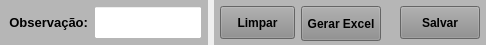
     <widget class="QWidget" name="widget_12" native="true">
      <property name="minimumSize">
       <size>
        <width>0</width>
        <height>45</height>
       </size>
      </property>
      <property name="maximumSize">
       <size>
        <width>16777215</width>
        <height>45</height>
       </size>
      </property>
      <layout class="QHBoxLayout" name="horizontalLayout_7">
       <property name="leftMargin">
        <number>0</number>
       </property>
       <property name="topMargin">
        <number>0</number>
       </property>
       <property name="rightMargin">
        <number>0</number>
       </property>
       <property name="bottomMargin">
        <number>0</number>
       </property>
       <item>
        <widget class="QWidget" name="widget_Cor4" native="true">
         <property name="maximumSize">
          <size>
           <width>16777215</width>
           <height>16777215</height>
          </size>
         </property>
         <property name="styleSheet">
          <string notr="true">background-color: rgb(182, 182, 182);</string>
         </property>
         <layout class="QHBoxLayout" name="horizontalLayout_23">
          <property name="spacing">
           <number>6</number>
          </property>
          <property name="leftMargin">
           <number>6</number>
          </property>
          <property name="topMargin">
           <number>6</number>
          </property>
          <property name="rightMargin">
           <number>6</number>
          </property>
          <property name="bottomMargin">
           <number>6</number>
          </property>
          <item>
           <widget class="QLabel" name="label_28">
            <property name="sizePolicy">
             <sizepolicy hsizetype="Fixed" vsizetype="Preferred">
              <horstretch>0</horstretch>
              <verstretch>0</verstretch>
             </sizepolicy>
            </property>
            <property name="minimumSize">
             <size>
              <width>82</width>
              <height>0</height>
             </size>
            </property>
            <property name="maximumSize">
             <size>
              <width>82</width>
              <height>16777215</height>
             </size>
            </property>
            <property name="font">
             <font>
              <pointsize>10</pointsize>
              <weight>75</weight>
              <bold>true</bold>
             </font>
            </property>
            <property name="text">
             <string>Observação:</string>
            </property>
            <property name="alignment">
             <set>Qt::AlignRight|Qt::AlignTrailing|Qt::AlignVCenter</set>
            </property>
           </widget>
          </item>
          <item>
           <widget class="QLineEdit" name="line_Obs">
            <property name="sizePolicy">
             <sizepolicy hsizetype="Preferred" vsizetype="Preferred">
              <horstretch>0</horstretch>
              <verstretch>0</verstretch>
             </sizepolicy>
            </property>
            <property name="minimumSize">
             <size>
              <width>0</width>
              <height>0</height>
             </size>
            </property>
            <property name="maximumSize">
             <size>
              <width>16777215</width>
              <height>16777215</height>
             </size>
            </property>
            <property name="font">
             <font>
              <pointsize>9</pointsize>
             </font>
            </property>
            <property name="cursor">
             <cursorShape>IBeamCursor</cursorShape>
            </property>
            <property name="styleSheet">
             <string notr="true">background-color: rgb(255, 255, 255);</string>
            </property>
            <property name="inputMask">
             <string/>
            </property>
            <property name="text">
             <string/>
            </property>
            <property name="maxLength">
             <number>110</number>
            </property>
            <property name="frame">
             <bool>true</bool>
            </property>
            <property name="echoMode">
             <enum>QLineEdit::Normal</enum>
            </property>
            <property name="alignment">
             <set>Qt::AlignLeading|Qt::AlignLeft|Qt::AlignVCenter</set>
            </property>
           </widget>
          </item>
         </layout>
        </widget>
       </item>
       <item>
        <widget class="QWidget" name="widget_Cor5" native="true">
         <property name="minimumSize">
          <size>
           <width>0</width>
           <height>0</height>
          </size>
         </property>
         <property name="maximumSize">
          <size>
           <width>16777215</width>
           <height>16777215</height>
          </size>
         </property>
         <property name="styleSheet">
          <string notr="true">background-color: rgb(182, 182, 182);</string>
         </property>
         <layout class="QHBoxLayout" name="horizontalLayout_8">
          <property name="leftMargin">
           <number>6</number>
          </property>
          <property name="topMargin">
           <number>6</number>
          </property>
          <property name="rightMargin">
           <number>6</number>
          </property>
          <property name="bottomMargin">
           <number>6</number>
          </property>
          <item>
           <widget class="QPushButton" name="btn_Limpar">
            <property name="sizePolicy">
             <sizepolicy hsizetype="Fixed" vsizetype="Preferred">
              <horstretch>0</horstretch>
              <verstretch>0</verstretch>
             </sizepolicy>
            </property>
            <property name="maximumSize">
             <size>
              <width>75</width>
              <height>16777215</height>
             </size>
            </property>
            <property name="font">
             <font>
              <pointsize>9</pointsize>
              <weight>75</weight>
              <bold>true</bold>
             </font>
            </property>
            <property name="cursor">
             <cursorShape>PointingHandCursor</cursorShape>
            </property>
            <property name="layoutDirection">
             <enum>Qt::LeftToRight</enum>
            </property>
            <property name="autoFillBackground">
             <bool>false</bool>
            </property>
            <property name="styleSheet">
             <string notr="true">background-color: rgb(141, 141, 141);</string>
            </property>
            <property name="text">
             <string>Limpar</string>
            </property>
            <property name="checkable">
             <bool>false</bool>
            </property>
            <property name="autoDefault">
             <bool>false</bool>
            </property>
            <property name="default">
             <bool>false</bool>
            </property>
            <property name="flat">
             <bool>false</bool>
            </property>
           </widget>
          </item>
          <item>
           <widget class="QPushButton" name="btn_Excel">
            <property name="minimumSize">
             <size>
              <width>80</width>
              <height>35</height>
             </size>
            </property>
            <property name="maximumSize">
             <size>
              <width>80</width>
              <height>35</height>
             </size>
            </property>
            <property name="font">
             <font>
              <pointsize>9</pointsize>
              <weight>75</weight>
              <bold>true</bold>
             </font>
            </property>
            <property name="cursor">
             <cursorShape>PointingHandCursor</cursorShape>
            </property>
            <property name="styleSheet">
             <string notr="true">background-color: rgb(141, 141, 141);</string>
            </property>
            <property name="text">
             <string>Gerar Excel</string>
            </property>
           </widget>
          </item>
          <item>
           <widget class="QLabel" name="label_Texto_Excel">
            <property name="text">
             <string/>
            </property>
           </widget>
          </item>
          <item>
           <widget class="QPushButton" name="btn_Salvar">
            <property name="sizePolicy">
             <sizepolicy hsizetype="Fixed" vsizetype="Preferred">
              <horstretch>0</horstretch>
              <verstretch>0</verstretch>
             </sizepolicy>
            </property>
            <property name="maximumSize">
             <size>
              <width>80</width>
              <height>16777215</height>
             </size>
            </property>
            <property name="font">
             <font>
              <pointsize>9</pointsize>
              <weight>75</weight>
              <bold>true</bold>
             </font>
            </property>
            <property name="cursor">
             <cursorShape>PointingHandCursor</cursorShape>
            </property>
            <property name="styleSheet">
             <string notr="true">background-color: rgb(141, 141, 141);</string>
            </property>
            <property name="text">
             <string>Salvar</string>
            </property>
           </widget>
          </item>
         </layout>
        </widget>
       </item>
      </layout>
     </widget>
